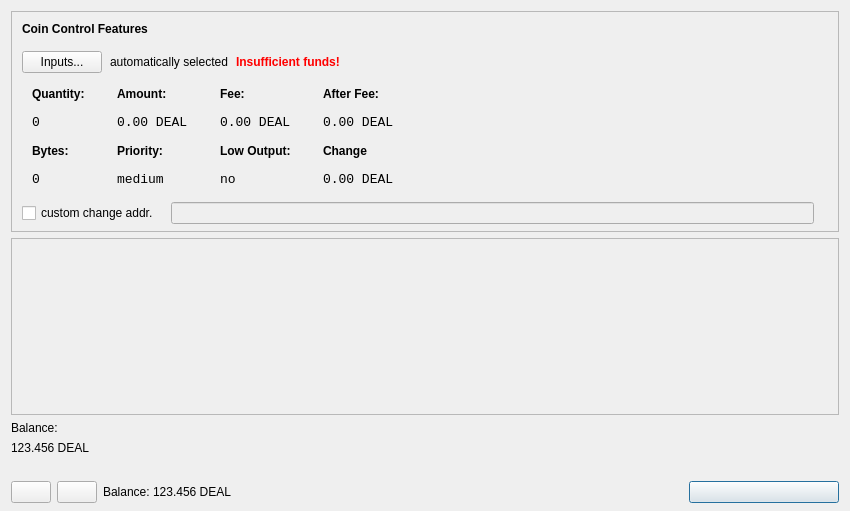
<?xml version="1.0" encoding="UTF-8"?>
<ui version="4.0">
 <class>SendCoinsDialog</class>
 <widget class="QDialog" name="SendCoinsDialog">
  <property name="geometry">
   <rect>
    <x>0</x>
    <y>0</y>
    <width>850</width>
    <height>511</height>
   </rect>
  </property>
  <property name="windowTitle">
   <string>Send Coins</string>
  </property>
  <layout class="QVBoxLayout" name="verticalLayout" stretch="0,0,0,0,0,0">
   <property name="bottomMargin">
    <number>8</number>
   </property>
   <item>
    <widget class="QFrame" name="frameCoinControl">
     <property name="sizePolicy">
      <sizepolicy hsizetype="Expanding" vsizetype="Expanding">
       <horstretch>0</horstretch>
       <verstretch>0</verstretch>
      </sizepolicy>
     </property>
     <property name="maximumSize">
      <size>
       <width>16777215</width>
       <height>16777215</height>
      </size>
     </property>
     <property name="frameShape">
      <enum>QFrame::StyledPanel</enum>
     </property>
     <property name="frameShadow">
      <enum>QFrame::Sunken</enum>
     </property>
     <layout class="QVBoxLayout" name="verticalLayoutCoinControl2">
      <property name="spacing">
       <number>6</number>
      </property>
      <property name="leftMargin">
       <number>0</number>
      </property>
      <property name="topMargin">
       <number>0</number>
      </property>
      <property name="rightMargin">
       <number>0</number>
      </property>
      <property name="bottomMargin">
       <number>6</number>
      </property>
      <item>
       <layout class="QVBoxLayout" name="verticalLayoutCoinControl" stretch="0,0,0,0,1">
        <property name="spacing">
         <number>0</number>
        </property>
        <property name="leftMargin">
         <number>10</number>
        </property>
        <property name="topMargin">
         <number>10</number>
        </property>
        <item>
         <layout class="QHBoxLayout" name="horizontalLayoutCoinControl1">
          <property name="bottomMargin">
           <number>15</number>
          </property>
          <item>
           <widget class="QLabel" name="labelCoinControlFeatures">
            <property name="sizePolicy">
             <sizepolicy hsizetype="Preferred" vsizetype="Maximum">
              <horstretch>0</horstretch>
              <verstretch>0</verstretch>
             </sizepolicy>
            </property>
            <property name="font">
             <font>
              <pointsize>9</pointsize>
              <weight>75</weight>
              <bold>true</bold>
             </font>
            </property>
            <property name="styleSheet">
             <string notr="true">font-weight:bold;</string>
            </property>
            <property name="text">
             <string>Coin Control Features</string>
            </property>
           </widget>
          </item>
         </layout>
        </item>
        <item>
         <layout class="QHBoxLayout" name="horizontalLayoutCoinControl2" stretch="0,0,0,0">
          <property name="spacing">
           <number>8</number>
          </property>
          <property name="bottomMargin">
           <number>10</number>
          </property>
          <item>
           <widget class="QPushButton" name="pushButtonCoinControl">
            <property name="styleSheet">
             <string notr="true"/>
            </property>
            <property name="text">
             <string>Inputs...</string>
            </property>
           </widget>
          </item>
          <item>
           <widget class="QLabel" name="labelCoinControlAutomaticallySelected">
            <property name="text">
             <string>automatically selected</string>
            </property>
            <property name="margin">
             <number>5</number>
            </property>
           </widget>
          </item>
          <item>
           <widget class="QLabel" name="labelCoinControlInsuffFunds">
            <property name="font">
             <font>
              <weight>75</weight>
              <bold>true</bold>
             </font>
            </property>
            <property name="styleSheet">
             <string notr="true">color:red;font-weight:bold;</string>
            </property>
            <property name="text">
             <string>Insufficient funds!</string>
            </property>
            <property name="margin">
             <number>5</number>
            </property>
           </widget>
          </item>
          <item>
           <spacer name="horizontalSpacerCoinControl">
            <property name="orientation">
             <enum>Qt::Horizontal</enum>
            </property>
            <property name="sizeHint" stdset="0">
             <size>
              <width>40</width>
              <height>1</height>
             </size>
            </property>
           </spacer>
          </item>
         </layout>
        </item>
        <item>
         <widget class="QWidget" name="widgetCoinControl" native="true">
          <property name="sizePolicy">
           <sizepolicy hsizetype="Preferred" vsizetype="Preferred">
            <horstretch>0</horstretch>
            <verstretch>0</verstretch>
           </sizepolicy>
          </property>
          <property name="minimumSize">
           <size>
            <width>0</width>
            <height>0</height>
           </size>
          </property>
          <property name="styleSheet">
           <string notr="true"/>
          </property>
          <layout class="QHBoxLayout" name="horizontalLayoutCoinControl5">
           <property name="leftMargin">
            <number>0</number>
           </property>
           <property name="topMargin">
            <number>0</number>
           </property>
           <property name="rightMargin">
            <number>0</number>
           </property>
           <property name="bottomMargin">
            <number>0</number>
           </property>
           <item>
            <layout class="QHBoxLayout" name="horizontalLayoutCoinControl3" stretch="0,0,0,1">
             <property name="spacing">
              <number>20</number>
             </property>
             <property name="topMargin">
              <number>0</number>
             </property>
             <property name="bottomMargin">
              <number>10</number>
             </property>
             <item>
              <layout class="QFormLayout" name="formLayoutCoinControl1">
               <property name="horizontalSpacing">
                <number>10</number>
               </property>
               <property name="verticalSpacing">
                <number>14</number>
               </property>
               <property name="leftMargin">
                <number>10</number>
               </property>
               <property name="topMargin">
                <number>4</number>
               </property>
               <property name="rightMargin">
                <number>6</number>
               </property>
               <item row="0" column="0">
                <widget class="QLabel" name="labelCoinControlQuantityText">
                 <property name="styleSheet">
                  <string notr="true">font-weight:bold;</string>
                 </property>
                 <property name="text">
                  <string>Quantity:</string>
                 </property>
                 <property name="margin">
                  <number>0</number>
                 </property>
                </widget>
               </item>
               <item row="2" column="0">
                <widget class="QLabel" name="labelCoinControlBytesText">
                 <property name="styleSheet">
                  <string notr="true">font-weight:bold;</string>
                 </property>
                 <property name="text">
                  <string>Bytes:</string>
                 </property>
                </widget>
               </item>
               <item row="1" column="0">
                <widget class="QLabel" name="labelCoinControlQuantity">
                 <property name="font">
                  <font>
                   <family>Monospace</family>
                   <pointsize>10</pointsize>
                  </font>
                 </property>
                 <property name="cursor">
                  <cursorShape>IBeamCursor</cursorShape>
                 </property>
                 <property name="contextMenuPolicy">
                  <enum>Qt::ActionsContextMenu</enum>
                 </property>
                 <property name="text">
                  <string>0</string>
                 </property>
                 <property name="margin">
                  <number>0</number>
                 </property>
                 <property name="textInteractionFlags">
                  <set>Qt::LinksAccessibleByMouse|Qt::TextSelectableByKeyboard|Qt::TextSelectableByMouse</set>
                 </property>
                </widget>
               </item>
               <item row="3" column="0">
                <widget class="QLabel" name="labelCoinControlBytes">
                 <property name="font">
                  <font>
                   <family>Monospace</family>
                   <pointsize>10</pointsize>
                  </font>
                 </property>
                 <property name="cursor">
                  <cursorShape>IBeamCursor</cursorShape>
                 </property>
                 <property name="contextMenuPolicy">
                  <enum>Qt::ActionsContextMenu</enum>
                 </property>
                 <property name="text">
                  <string>0</string>
                 </property>
                 <property name="textInteractionFlags">
                  <set>Qt::LinksAccessibleByMouse|Qt::TextSelectableByKeyboard|Qt::TextSelectableByMouse</set>
                 </property>
                </widget>
               </item>
              </layout>
             </item>
             <item>
              <layout class="QFormLayout" name="formLayoutCoinControl2">
               <property name="horizontalSpacing">
                <number>10</number>
               </property>
               <property name="verticalSpacing">
                <number>14</number>
               </property>
               <property name="leftMargin">
                <number>6</number>
               </property>
               <property name="topMargin">
                <number>4</number>
               </property>
               <property name="rightMargin">
                <number>6</number>
               </property>
               <item row="0" column="0">
                <widget class="QLabel" name="labelCoinControlAmountText">
                 <property name="styleSheet">
                  <string notr="true">font-weight:bold;</string>
                 </property>
                 <property name="text">
                  <string>Amount:</string>
                 </property>
                 <property name="margin">
                  <number>0</number>
                 </property>
                </widget>
               </item>
               <item row="2" column="0">
                <widget class="QLabel" name="labelCoinControlPriorityText">
                 <property name="styleSheet">
                  <string notr="true">font-weight:bold;</string>
                 </property>
                 <property name="text">
                  <string>Priority:</string>
                 </property>
                </widget>
               </item>
               <item row="1" column="0">
                <widget class="QLabel" name="labelCoinControlAmount">
                 <property name="font">
                  <font>
                   <family>Monospace</family>
                   <pointsize>10</pointsize>
                  </font>
                 </property>
                 <property name="cursor">
                  <cursorShape>IBeamCursor</cursorShape>
                 </property>
                 <property name="contextMenuPolicy">
                  <enum>Qt::ActionsContextMenu</enum>
                 </property>
                 <property name="text">
                  <string>0.00 DEAL</string>
                 </property>
                 <property name="textInteractionFlags">
                  <set>Qt::LinksAccessibleByMouse|Qt::TextSelectableByKeyboard|Qt::TextSelectableByMouse</set>
                 </property>
                </widget>
               </item>
               <item row="3" column="0">
                <widget class="QLabel" name="labelCoinControlPriority">
                 <property name="font">
                  <font>
                   <family>Monospace</family>
                   <pointsize>10</pointsize>
                  </font>
                 </property>
                 <property name="cursor">
                  <cursorShape>IBeamCursor</cursorShape>
                 </property>
                 <property name="contextMenuPolicy">
                  <enum>Qt::ActionsContextMenu</enum>
                 </property>
                 <property name="text">
                  <string>medium</string>
                 </property>
                 <property name="textInteractionFlags">
                  <set>Qt::LinksAccessibleByMouse|Qt::TextSelectableByKeyboard|Qt::TextSelectableByMouse</set>
                 </property>
                </widget>
               </item>
              </layout>
             </item>
             <item>
              <layout class="QFormLayout" name="formLayoutCoinControl3">
               <property name="horizontalSpacing">
                <number>10</number>
               </property>
               <property name="verticalSpacing">
                <number>14</number>
               </property>
               <property name="leftMargin">
                <number>6</number>
               </property>
               <property name="topMargin">
                <number>4</number>
               </property>
               <property name="rightMargin">
                <number>6</number>
               </property>
               <item row="0" column="0">
                <widget class="QLabel" name="labelCoinControlFeeText">
                 <property name="styleSheet">
                  <string notr="true">font-weight:bold;</string>
                 </property>
                 <property name="text">
                  <string>Fee:</string>
                 </property>
                 <property name="margin">
                  <number>0</number>
                 </property>
                </widget>
               </item>
               <item row="2" column="0">
                <widget class="QLabel" name="labelCoinControlLowOutputText">
                 <property name="styleSheet">
                  <string notr="true">font-weight:bold;</string>
                 </property>
                 <property name="text">
                  <string>Low Output:</string>
                 </property>
                </widget>
               </item>
               <item row="1" column="0">
                <widget class="QLabel" name="labelCoinControlFee">
                 <property name="font">
                  <font>
                   <family>Monospace</family>
                   <pointsize>10</pointsize>
                  </font>
                 </property>
                 <property name="cursor">
                  <cursorShape>IBeamCursor</cursorShape>
                 </property>
                 <property name="contextMenuPolicy">
                  <enum>Qt::ActionsContextMenu</enum>
                 </property>
                 <property name="text">
                  <string>0.00 DEAL</string>
                 </property>
                 <property name="textInteractionFlags">
                  <set>Qt::LinksAccessibleByMouse|Qt::TextSelectableByKeyboard|Qt::TextSelectableByMouse</set>
                 </property>
                </widget>
               </item>
               <item row="3" column="0">
                <widget class="QLabel" name="labelCoinControlLowOutput">
                 <property name="font">
                  <font>
                   <family>Monospace</family>
                   <pointsize>10</pointsize>
                  </font>
                 </property>
                 <property name="cursor">
                  <cursorShape>IBeamCursor</cursorShape>
                 </property>
                 <property name="contextMenuPolicy">
                  <enum>Qt::ActionsContextMenu</enum>
                 </property>
                 <property name="text">
                  <string>no</string>
                 </property>
                 <property name="textInteractionFlags">
                  <set>Qt::LinksAccessibleByMouse|Qt::TextSelectableByKeyboard|Qt::TextSelectableByMouse</set>
                 </property>
                </widget>
               </item>
              </layout>
             </item>
             <item>
              <layout class="QFormLayout" name="formLayoutCoinControl4">
               <property name="horizontalSpacing">
                <number>10</number>
               </property>
               <property name="verticalSpacing">
                <number>14</number>
               </property>
               <property name="leftMargin">
                <number>6</number>
               </property>
               <property name="topMargin">
                <number>4</number>
               </property>
               <property name="rightMargin">
                <number>6</number>
               </property>
               <item row="0" column="0">
                <widget class="QLabel" name="labelCoinControlAfterFeeText">
                 <property name="styleSheet">
                  <string notr="true">font-weight:bold;</string>
                 </property>
                 <property name="text">
                  <string>After Fee:</string>
                 </property>
                 <property name="margin">
                  <number>0</number>
                 </property>
                </widget>
               </item>
               <item row="1" column="0">
                <widget class="QLabel" name="labelCoinControlAfterFee">
                 <property name="font">
                  <font>
                   <family>Monospace</family>
                   <pointsize>10</pointsize>
                  </font>
                 </property>
                 <property name="cursor">
                  <cursorShape>IBeamCursor</cursorShape>
                 </property>
                 <property name="contextMenuPolicy">
                  <enum>Qt::ActionsContextMenu</enum>
                 </property>
                 <property name="text">
                  <string>0.00 DEAL</string>
                 </property>
                 <property name="textInteractionFlags">
                  <set>Qt::LinksAccessibleByMouse|Qt::TextSelectableByKeyboard|Qt::TextSelectableByMouse</set>
                 </property>
                </widget>
               </item>
               <item row="2" column="0">
                <widget class="QLabel" name="labelCoinControlChangeText">
                 <property name="styleSheet">
                  <string notr="true">font-weight:bold;</string>
                 </property>
                 <property name="text">
                  <string>Change</string>
                 </property>
                </widget>
               </item>
               <item row="3" column="0">
                <widget class="QLabel" name="labelCoinControlChange">
                 <property name="font">
                  <font>
                   <family>Monospace</family>
                   <pointsize>10</pointsize>
                  </font>
                 </property>
                 <property name="cursor">
                  <cursorShape>IBeamCursor</cursorShape>
                 </property>
                 <property name="contextMenuPolicy">
                  <enum>Qt::ActionsContextMenu</enum>
                 </property>
                 <property name="text">
                  <string>0.00 DEAL</string>
                 </property>
                 <property name="textInteractionFlags">
                  <set>Qt::LinksAccessibleByMouse|Qt::TextSelectableByKeyboard|Qt::TextSelectableByMouse</set>
                 </property>
                </widget>
               </item>
              </layout>
             </item>
            </layout>
           </item>
          </layout>
         </widget>
        </item>
        <item>
         <layout class="QHBoxLayout" name="horizontalLayoutCoinControl4" stretch="0,0,0">
          <property name="spacing">
           <number>12</number>
          </property>
          <property name="sizeConstraint">
           <enum>QLayout::SetDefaultConstraint</enum>
          </property>
          <property name="topMargin">
           <number>5</number>
          </property>
          <property name="rightMargin">
           <number>5</number>
          </property>
          <item>
           <widget class="QCheckBox" name="checkBoxCoinControlChange">
            <property name="font">
             <font>
              <pointsize>9</pointsize>
             </font>
            </property>
            <property name="text">
             <string>custom change addr.</string>
            </property>
           </widget>
          </item>
          <item>
           <widget class="QLineEdit" name="lineEditCoinControlChange">
            <property name="enabled">
             <bool>false</bool>
            </property>
            <property name="sizePolicy">
             <sizepolicy hsizetype="Expanding" vsizetype="Fixed">
              <horstretch>0</horstretch>
              <verstretch>0</verstretch>
             </sizepolicy>
            </property>
           </widget>
          </item>
          <item>
           <widget class="QLabel" name="labelCoinControlChangeLabel">
            <property name="sizePolicy">
             <sizepolicy hsizetype="Preferred" vsizetype="Expanding">
              <horstretch>0</horstretch>
              <verstretch>0</verstretch>
             </sizepolicy>
            </property>
            <property name="minimumSize">
             <size>
              <width>0</width>
              <height>0</height>
             </size>
            </property>
            <property name="text">
             <string/>
            </property>
            <property name="margin">
             <number>3</number>
            </property>
           </widget>
          </item>
         </layout>
        </item>
        <item>
         <spacer name="verticalSpacerCoinControl">
          <property name="orientation">
           <enum>Qt::Vertical</enum>
          </property>
          <property name="sizeHint" stdset="0">
           <size>
            <width>800</width>
            <height>1</height>
           </size>
          </property>
         </spacer>
        </item>
       </layout>
      </item>
     </layout>
    </widget>
   </item>
   <item>
    <widget class="QScrollArea" name="scrollArea">
     <property name="widgetResizable">
      <bool>true</bool>
     </property>
     <widget class="QWidget" name="scrollAreaWidgetContents">
      <property name="geometry">
       <rect>
        <x>0</x>
        <y>0</y>
        <width>830</width>
        <height>136</height>
       </rect>
      </property>
      <layout class="QVBoxLayout" name="verticalLayout_2">
       <property name="leftMargin">
        <number>0</number>
       </property>
       <property name="topMargin">
        <number>0</number>
       </property>
       <property name="rightMargin">
        <number>0</number>
       </property>
       <property name="bottomMargin">
        <number>0</number>
       </property>
       <item>
        <layout class="QVBoxLayout" name="entries">
         <property name="spacing">
          <number>6</number>
         </property>
        </layout>
       </item>
       <item>
        <spacer name="verticalSpacer">
         <property name="orientation">
          <enum>Qt::Vertical</enum>
         </property>
         <property name="sizeHint" stdset="0">
          <size>
           <width>20</width>
           <height>40</height>
          </size>
         </property>
        </spacer>
       </item>
      </layout>
     </widget>
    </widget>
   </item>
   <item>
    <widget class="QLabel" name="label">
     <property name="sizePolicy">
      <sizepolicy hsizetype="Preferred" vsizetype="Fixed">
       <horstretch>0</horstretch>
       <verstretch>0</verstretch>
      </sizepolicy>
     </property>
     <property name="text">
      <string>Balance:</string>
     </property>
    </widget>
   </item>
   <item>
    <widget class="QLabel" name="labelBalance">
     <property name="sizePolicy">
      <sizepolicy hsizetype="Preferred" vsizetype="Fixed">
       <horstretch>0</horstretch>
       <verstretch>0</verstretch>
      </sizepolicy>
     </property>
     <property name="cursor">
      <cursorShape>IBeamCursor</cursorShape>
     </property>
     <property name="text">
      <string>123.456 DEAL</string>
     </property>
     <property name="textInteractionFlags">
      <set>Qt::LinksAccessibleByMouse|Qt::TextSelectableByKeyboard|Qt::TextSelectableByMouse</set>
     </property>
    </widget>
   </item>
   <item>
    <spacer name="horizontalSpacer">
     <property name="orientation">
      <enum>Qt::Horizontal</enum>
     </property>
     <property name="sizeType">
      <enum>QSizePolicy::MinimumExpanding</enum>
     </property>
     <property name="sizeHint" stdset="0">
      <size>
       <width>40</width>
       <height>20</height>
      </size>
     </property>
    </spacer>
   </item>
   <item>
    <layout class="QHBoxLayout" name="horizontalLayout">
     <item>
      <widget class="QPushButton" name="addButton">
       <property name="toolTip">
        <string>Send to multiple recipients at once</string>
       </property>
       <property name="text">
        <string/>
       </property>
       <property name="icon">
        <iconset resource="../bitcoin.qrc">
         <normaloff>:/icons/add</normaloff>:/icons/add</iconset>
       </property>
       <property name="autoDefault">
        <bool>false</bool>
       </property>
      </widget>
     </item>
     <item>
      <widget class="QPushButton" name="clearButton">
       <property name="sizePolicy">
        <sizepolicy hsizetype="Minimum" vsizetype="Fixed">
         <horstretch>0</horstretch>
         <verstretch>0</verstretch>
        </sizepolicy>
       </property>
       <property name="toolTip">
        <string>Remove all transaction fields</string>
       </property>
       <property name="text">
        <string/>
       </property>
       <property name="icon">
        <iconset resource="../bitcoin.qrc">
         <normaloff>:/icons/remove</normaloff>:/icons/remove</iconset>
       </property>
       <property name="autoRepeatDelay">
        <number>300</number>
       </property>
       <property name="autoDefault">
        <bool>false</bool>
       </property>
      </widget>
     </item>
     <item>
      <layout class="QHBoxLayout" name="horizontalLayout_2">
       <property name="spacing">
        <number>3</number>
       </property>
       <item>
        <widget class="QLabel" name="label">
         <property name="sizePolicy">
          <sizepolicy hsizetype="Preferred" vsizetype="Fixed">
           <horstretch>0</horstretch>
           <verstretch>0</verstretch>
          </sizepolicy>
         </property>
         <property name="text">
          <string>Balance:</string>
         </property>
        </widget>
       </item>
       <item>
        <widget class="QLabel" name="labelBalance">
         <property name="sizePolicy">
          <sizepolicy hsizetype="Preferred" vsizetype="Fixed">
           <horstretch>0</horstretch>
           <verstretch>0</verstretch>
          </sizepolicy>
         </property>
         <property name="cursor">
          <cursorShape>IBeamCursor</cursorShape>
         </property>
         <property name="text">
          <string>123.456 DEAL</string>
         </property>
         <property name="textInteractionFlags">
          <set>Qt::LinksAccessibleByMouse|Qt::TextSelectableByKeyboard|Qt::TextSelectableByMouse</set>
         </property>
        </widget>
       </item>
      </layout>
     </item>
     <item>
      <spacer name="horizontalSpacer">
       <property name="orientation">
        <enum>Qt::Horizontal</enum>
       </property>
       <property name="sizeHint" stdset="0">
        <size>
         <width>40</width>
         <height>20</height>
        </size>
       </property>
      </spacer>
     </item>
     <item>
      <widget class="QPushButton" name="sendButton">
       <property name="minimumSize">
        <size>
         <width>150</width>
         <height>0</height>
        </size>
       </property>
       <property name="toolTip">
        <string>Confirm the send action</string>
       </property>
       <property name="text">
        <string/>
       </property>
       <property name="icon">
        <iconset resource="../bitcoin.qrc">
         <normaloff>:/icons/send</normaloff>:/icons/send</iconset>
       </property>
       <property name="default">
        <bool>true</bool>
       </property>
      </widget>
     </item>
    </layout>
   </item>
  </layout>
 </widget>
 <resources>
  <include location="../bitcoin.qrc"/>
 </resources>
 <connections/>
</ui>
